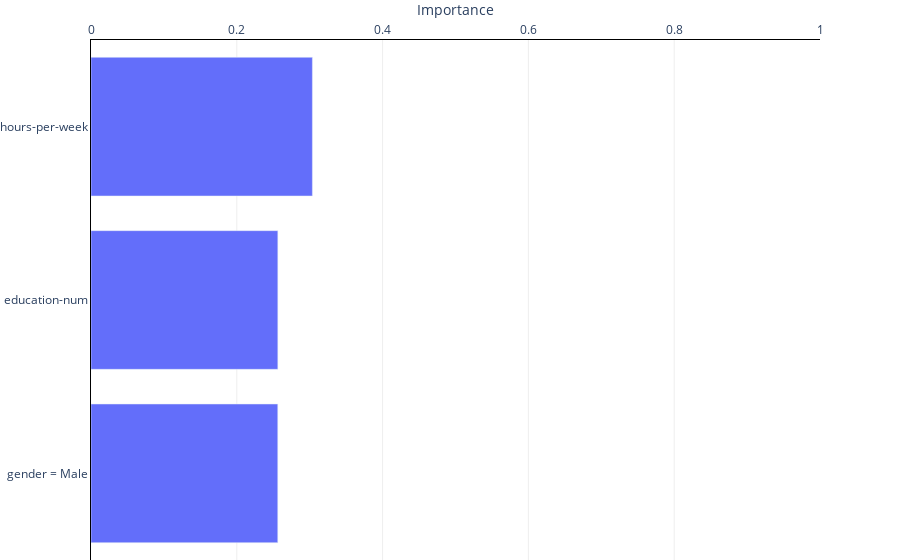

Notebook cell for this chart:
### Markdown cell above
The importance is computed as the average absolute difference in bias changes per tau increase. If the curves plotted above are horizontal lines, we can conclude that the corresponding features do not impact the predictions at all. So, to compute the importance of a feature, we compute the distance to this horizontal line. In other words, the less the curve is flat, the more it is deemed important by the model.

When there are a lot of features, we can use the parameter `n_features`:

### Code cell
explainer.plot_bias_ranking(
    X_test=X_test[['age', 'hours-per-week', 'education-num', 'gender']],
    y_pred=y_pred,
    n_features=3,
)

### Figure 1 — Plotly figure (JSON) as saved in the notebook; plotly's stock layout.template omitted (floating-point values rounded to 4 significant figures)
{"data": [{"hoverinfo": "x", "orientation": "h", "type": "bar", "x": [0.2562, 0.2563, 0.3037], "y": ["gender = Male", "education-num", "hours-per-week"]}], "layout": {"margin": {"b": 0, "t": 40}, "plot_bgcolor": "white", "xaxis": {"fixedrange": true, "gridcolor": "#eee", "linecolor": "black", "range": [0, 1], "showline": true, "side": "top", "title": {"text": "Importance"}, "zeroline": false}, "yaxis": {"automargin": true, "fixedrange": true, "linecolor": "black", "showline": true, "zeroline": false}}}
